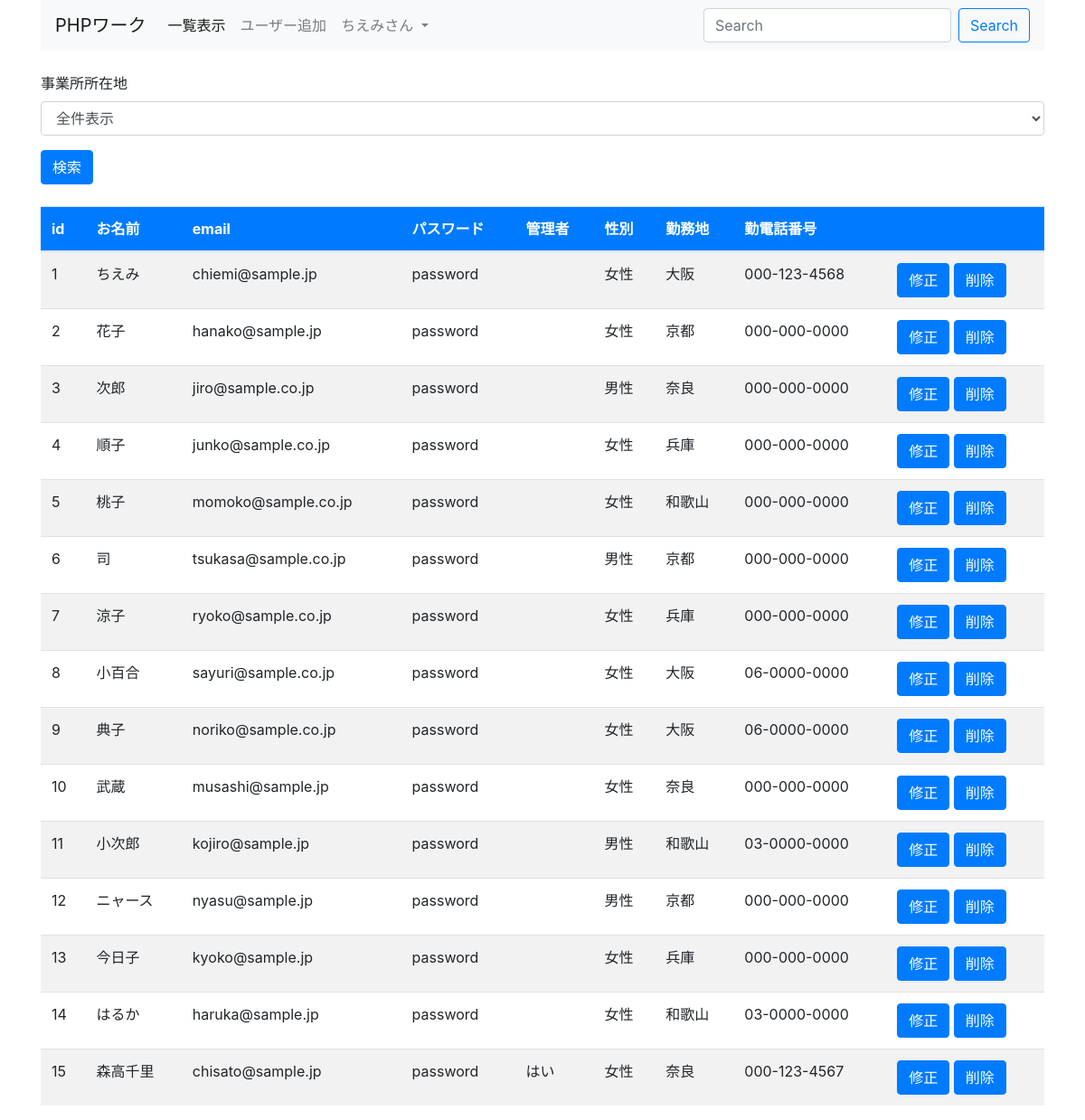
Page /4/ (signed in) on the committed database.
### tables this page shows
CREATE TABLE "users" (
	"id"	INTEGER NOT NULL PRIMARY KEY AUTOINCREMENT,
	"name"	TEXT NOT NULL,
	"email"	TEXT NOT NULL,
	"password"	TEXT NOT NULL,
	"is_admin"	INTEGER NOT NULL DEFAULT 0,
	"gender"	INTEGER NOT NULL,
	"pref"	TEXT,
	"tel"	TEXT
);

### 4/index.php (the view, shortened to what this page needs)
<?php
$pref = '';
$dsn = 'sqlite:../work.db';
$dbh = new PDO($dsn);
$dbh->setAttribute(PDO::ATTR_ERRMODE, PDO::ERRMODE_EXCEPTION);
$sql = 'select * from users';
$stmt = $dbh->prepare($sql);
$stmt->execute();
$list = $stmt->fetchAll(PDO::FETCH_ASSOC);
?>
<!DOCTYPE html>
<html lang="en">
<head>
    <link rel="stylesheet" href="https://stackpath.bootstrapcdn.com/bootstrap/4.4.1/css/bootstrap.min.css">
</head>
<body>
    <div class="container">
        <nav class="navbar navbar-expand-lg navbar-light bg-light">
            <a class="navbar-brand" href="./">PHPワーク</a>
            <div class="collapse navbar-collapse" id="navbarSupportedContent">
                <ul class="navbar-nav mr-auto">
                    <li class="nav-item active">
                        <a class="nav-link" href="./">一覧表示 <span class="sr-only">(current)</span></a>
                    </li>
                    <li class="nav-item">
                        <a class="nav-link" href="./add.php">ユーザー追加</a>
                    </li>
                    <li class="nav-item dropdown">
                        <a class="nav-link dropdown-toggle" href="#" id="navbarDropdown" role="button" data-toggle="dropdown" aria-haspopup="true" aria-expanded="false">
                            <?= $_SESSION['user']['name'] ?>さん
                        </a>
                    </li>
                </ul>
                <form class="form-inline my-2 my-lg-0">
                    <input class="form-control mr-sm-2" type="search" placeholder="Search" aria-label="Search">
                    <button class="btn btn-outline-primary my-2 my-sm-0" type="submit">Search</button>
                </form>
            </div>
        </nav>
        <form method="get" action="./" class="my-4">
            <div class="form-group">
                <label for="pref">事業所所在地</label>
                <select name="pref" id="pref" class="form-control">
                    <option value="" <?php if ($pref == '') echo ' selected' ?>>全件表示</option>
                </select>
            </div>
            <div class="my-2">
                <input type="submit" value="検索" class="btn btn-primary">
            </div>
        </form>
        <table class="table table-striped table-hover my-3">
            <thead class="bg-primary text-white">
                <tr>
                    <th>id</th>
                    <th>お名前</th>
                    <th>email</th>
                    <th>パスワード</th>
                    <th>管理者</th>
                    <th>性別</th>
                    <th>勤務地</th>
                    <th>勤電話番号</th>
                    <th></th>
                </tr>
            </thead>
            <tbody>
                <?php foreach ($list as $v) : ?>
                    <tr>
                        <td><?= $v['id'] ?></td>
                        <td><?= $v['name'] ?></td>
                        <td><?= $v['email'] ?></td>
                        <td><?= $v['password'] ?></td>
                        <td><?php if ($v['is_admin'] == 1) echo 'はい' ?></td>
                        <td>
                            <?php if ($v['gender'] == 1) : ?>
                                男性
                            <?php elseif ($v['gender'] == 2) : ?>
                                女性
                            <?php else : ?>
                                その他
                            <?php endif ?>
                        </td>
                        <td><?= $v['pref'] ?></td>
                        <td><?= $v['tel'] ?></td>
                        <td>
                        <form action="./update.php" method="post" style="display: inline">
                                <input type="submit" class="btn btn-primary" value="修正">
                            </form>
                            <form action="./delete_action.php" method="post" style="display: inline">
                                <input type="submit" class="btn btn-primary" value="削除">
                            </form>
                        </td>
                    </tr>
                <?php endforeach ?>
            </tbody>
        </table>
    </div>
</body>
</html>

### rows in the picture
users: id "1", name "ちえみ", email "chiemi@sample.jp", password "password", gender "女性", pref "大阪", tel "000-123-4568"
users: id "2", name "花子", email "hanako@sample.jp", password "password", gender "女性", pref "京都", tel "000-000-0000"
users: id "3", name "次郎", email "jiro@sample.co.jp", password "password", gender "男性", pref "奈良", tel "000-000-0000"
users: id "4", name "順子", email "junko@sample.co.jp", password "password", gender "女性", pref "兵庫", tel "000-000-0000"
users: id "5", name "桃子", email "momoko@sample.co.jp", password "password", gender "女性", pref "和歌山", tel "000-000-0000"
users: id "6", name "司", email "tsukasa@sample.co.jp", password "password", gender "男性", pref "京都", tel "000-000-0000"
users: id "7", name "涼子", email "ryoko@sample.co.jp", password "password", gender "女性", pref "兵庫", tel "000-000-0000"
users: id "8", name "小百合", email "sayuri@sample.co.jp", password "password", gender "女性", pref "大阪", tel "06-0000-0000"
users: id "9", name "典子", email "noriko@sample.co.jp", password "password", gender "女性", pref "大阪", tel "06-0000-0000"
users: id "10", name "武蔵", email "musashi@sample.jp", password "password", gender "女性", pref "奈良", tel "000-000-0000"
users: id "11", name "小次郎", email "kojiro@sample.jp", password "password", gender "男性", pref "和歌山", tel "03-0000-0000"
users: id "12", name "ニャース", email "nyasu@sample.jp", password "password", gender "男性", pref "京都", tel "000-000-0000"
users: id "13", name "今日子", email "kyoko@sample.jp", password "password", gender "女性", pref "兵庫", tel "000-000-0000"
users: id "14", name "はるか", email "haruka@sample.jp", password "password", gender "女性", pref "和歌山", tel "03-0000-0000"
users: id "15", name "森高千里", email "chisato@sample.jp", password "password", is_admin "はい", gender "女性", pref "奈良", tel "000-123-4567"

### other values in the picture
$_SESSION['user']['name'] "ちえみ"
